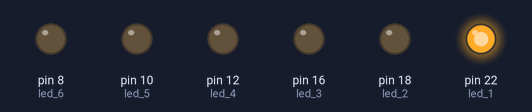
Bench run of a program on a simulated Raspberry Pi (header pin numbers). On the bench: output pins drawn as LEDs (lit = HIGH). At 0.6 s the program stops and its outputs stay as they are.

Above: at 0.3 s.
At 0.7 s:
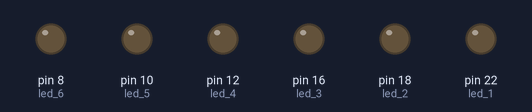
Timing chart, 0 to 2.1 s (numbered marks = the images above):
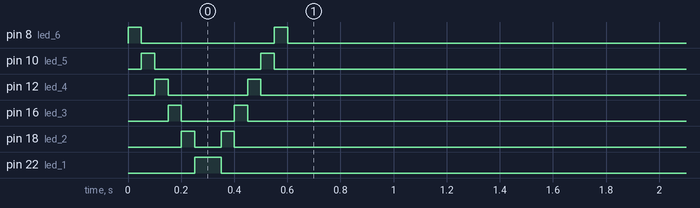

Measured:
- by itself, pin 8 (led_6): alternates HIGH for 0.05 s and LOW for 0.50 s, 4 changes in all, then stays LOW
- by itself, pin 10 (led_5): alternates HIGH for 0.05 s and LOW for 0.40 s, 4 changes in all, then stays LOW
- by itself, pin 12 (led_4): alternates HIGH for 0.05 s and LOW for 0.30 s, 4 changes in all, then stays LOW
- by itself, pin 16 (led_3): alternates HIGH for 0.05 s and LOW for 0.20 s, 4 changes in all, then stays LOW
- by itself, pin 18 (led_2): alternates HIGH for 0.05 s and LOW for 0.10 s, 4 changes in all, then stays LOW
- by itself, pin 22 (led_1): LOW → HIGH at 0.25 s, → LOW 0.10 s later

The program:

ledsflash.py
```python
#!/usr/bin/env python
import RPi.GPIO as GPIO
import time

GPIO.setmode(GPIO.BOARD)
GPIO.setwarnings(False)

# Define LEDs
led_6 = 8
led_5 = 10
led_4 = 12
led_3 = 16
led_2 = 18
led_1 = 22

leds = (8, 10, 12, 16, 18, 22)

# Setup LEDs
GPIO.setup(led_1, GPIO.OUT)
GPIO.setup(led_2, GPIO.OUT)
GPIO.setup(led_3, GPIO.OUT)
GPIO.setup(led_4, GPIO.OUT)
GPIO.setup(led_5, GPIO.OUT)
GPIO.setup(led_6, GPIO.OUT)

# Testing LEDs
for x in leds:
    GPIO.output(x, 1)
    time.sleep(0.05)
    GPIO.output(x, 0)

for x in reversed(leds):
    GPIO.output(x, 1)
    time.sleep(0.05)
    GPIO.output(x, 0)
```
